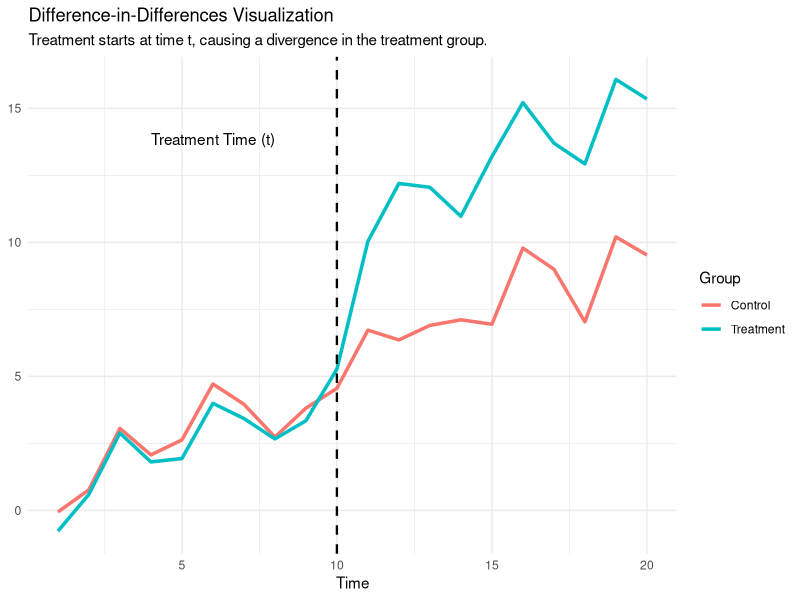

R code for this plot:
# Install and load necessary libraries
install.packages("ggplot2")
library(ggplot2)

# Generate sample data for DiD visualization
# Time period
time <- 1:20

# Control series: A slight upward trend with random noise
set.seed(123)
control <- 0.5*time + rnorm(20, sd = 1)

# Treatment series: Similar to control until time t=10, then diverges
t <- 10
treatment <- control + c(runif(n = t, min = -1, max = 1), rnorm(20-t, mean = 5, sd = 1))

data <- data.frame(
  Time = c(time, time),
  Value = c(control, treatment),
  Group = c(rep("Control", 20), rep("Treatment", 20))
)

# Generate the DiD plot
plot <- ggplot(data, aes(x = Time, y = Value, color = Group)) +
  geom_line(size=1.2) +
  geom_vline(aes(xintercept = t), linetype = "dashed", color = "black", size = 0.8) +
  annotate("text", x = t, y = max(data$Value) - 2, label = "Treatment Time (t)", vjust = 1, hjust = 1.5) +
  labs(
    title = "Difference-in-Differences Visualization",
    x = "Time",
    y = NULL,
    subtitle = "Treatment starts at time t, causing a divergence in the treatment group."
  ) +
  theme_minimal()
ggsave("DiD_plot.png", plot, width=6, height=5)
